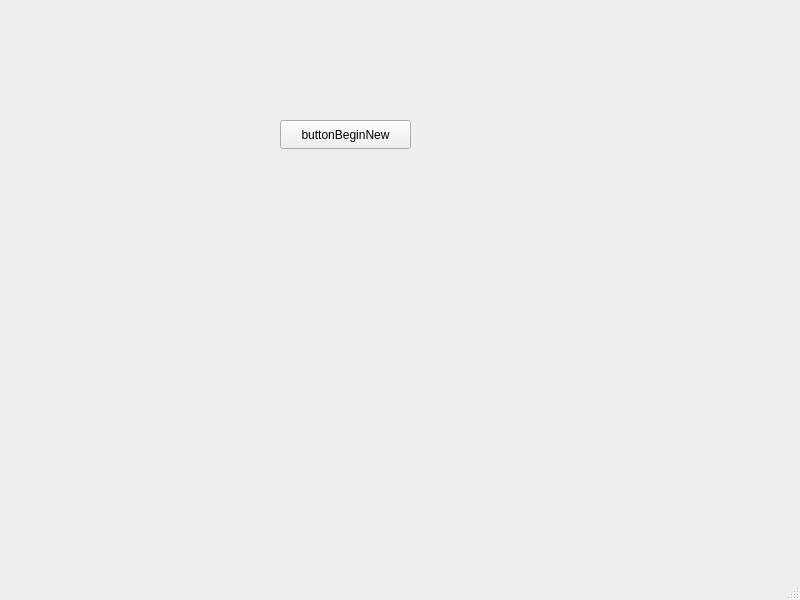
<?xml version="1.0" encoding="UTF-8"?>
<ui version="4.0">
 <class>MainMenu</class>
 <widget class="QMainWindow" name="MainMenu">
  <property name="geometry">
   <rect>
    <x>0</x>
    <y>0</y>
    <width>800</width>
    <height>600</height>
   </rect>
  </property>
  <property name="windowTitle">
   <string>MainMenu</string>
  </property>
  <widget class="QWidget" name="centralwidget">
   <widget class="QPushButton" name="pushButton">
    <property name="geometry">
     <rect>
      <x>280</x>
      <y>120</y>
      <width>131</width>
      <height>29</height>
     </rect>
    </property>
    <property name="text">
     <string>buttonBeginNew</string>
    </property>
   </widget>
  </widget>
  <widget class="QMenuBar" name="menubar">
   <property name="geometry">
    <rect>
     <x>0</x>
     <y>0</y>
     <width>800</width>
     <height>26</height>
    </rect>
   </property>
  </widget>
  <widget class="QStatusBar" name="statusbar"/>
 </widget>
 <resources/>
 <connections/>
</ui>
